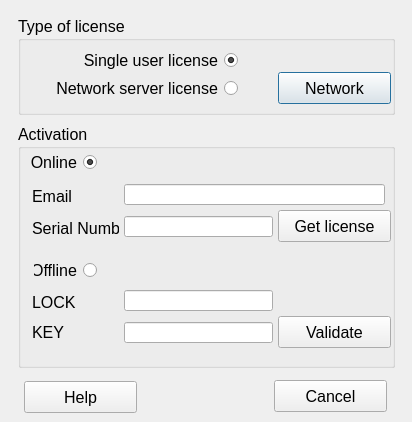
<?xml version="1.0" encoding="UTF-8"?>
<ui version="4.0">
 <class>V7License_Dialog</class>
 <widget class="QDialog" name="V7License_Dialog">
  <property name="geometry">
   <rect>
    <x>0</x>
    <y>0</y>
    <width>412</width>
    <height>422</height>
   </rect>
  </property>
  <property name="font">
   <font>
    <family>Arial</family>
    <pointsize>12</pointsize>
   </font>
  </property>
  <property name="windowTitle">
   <string>Dialog</string>
  </property>
  <widget class="QGroupBox" name="groupbox1">
   <property name="geometry">
    <rect>
     <x>18</x>
     <y>16</y>
     <width>377</width>
     <height>99</height>
    </rect>
   </property>
   <property name="title">
    <string>Type of license</string>
   </property>
   <widget class="QRadioButton" name="_104">
    <property name="geometry">
     <rect>
      <x>39</x>
      <y>34</y>
      <width>181</width>
      <height>20</height>
     </rect>
    </property>
    <property name="layoutDirection">
     <enum>Qt::RightToLeft</enum>
    </property>
    <property name="text">
     <string>Single user license</string>
    </property>
    <property name="checked">
     <bool>true</bool>
    </property>
   </widget>
   <widget class="QRadioButton" name="_105">
    <property name="geometry">
     <rect>
      <x>39</x>
      <y>62</y>
      <width>181</width>
      <height>20</height>
     </rect>
    </property>
    <property name="layoutDirection">
     <enum>Qt::RightToLeft</enum>
    </property>
    <property name="text">
     <string>Network server license</string>
    </property>
   </widget>
   <widget class="QPushButton" name="_106">
    <property name="geometry">
     <rect>
      <x>260</x>
      <y>56</y>
      <width>113</width>
      <height>32</height>
     </rect>
    </property>
    <property name="text">
     <string>Network</string>
    </property>
   </widget>
  </widget>
  <widget class="QGroupBox" name="groupBox_2">
   <property name="geometry">
    <rect>
     <x>18</x>
     <y>124</y>
     <width>377</width>
     <height>244</height>
    </rect>
   </property>
   <property name="title">
    <string>Activation</string>
   </property>
   <widget class="QRadioButton" name="_111">
    <property name="geometry">
     <rect>
      <x>12</x>
      <y>28</y>
      <width>67</width>
      <height>20</height>
     </rect>
    </property>
    <property name="layoutDirection">
     <enum>Qt::RightToLeft</enum>
    </property>
    <property name="text">
     <string>Online</string>
    </property>
    <property name="checked">
     <bool>true</bool>
    </property>
   </widget>
   <widget class="QRadioButton" name="_112">
    <property name="geometry">
     <rect>
      <x>16</x>
      <y>136</y>
      <width>63</width>
      <height>20</height>
     </rect>
    </property>
    <property name="layoutDirection">
     <enum>Qt::RightToLeft</enum>
    </property>
    <property name="text">
     <string>Offline</string>
    </property>
   </widget>
   <widget class="QLineEdit" name="_114">
    <property name="geometry">
     <rect>
      <x>106</x>
      <y>60</y>
      <width>261</width>
      <height>21</height>
     </rect>
    </property>
   </widget>
   <widget class="QLineEdit" name="_115">
    <property name="geometry">
     <rect>
      <x>106</x>
      <y>92</y>
      <width>149</width>
      <height>21</height>
     </rect>
    </property>
   </widget>
   <widget class="QPushButton" name="_113">
    <property name="geometry">
     <rect>
      <x>260</x>
      <y>86</y>
      <width>113</width>
      <height>32</height>
     </rect>
    </property>
    <property name="text">
     <string>Get license</string>
    </property>
   </widget>
   <widget class="QLabel" name="label">
    <property name="geometry">
     <rect>
      <x>14</x>
      <y>64</y>
      <width>59</width>
      <height>16</height>
     </rect>
    </property>
    <property name="text">
     <string>Email</string>
    </property>
   </widget>
   <widget class="QLabel" name="label_2">
    <property name="geometry">
     <rect>
      <x>14</x>
      <y>96</y>
      <width>87</width>
      <height>16</height>
     </rect>
    </property>
    <property name="text">
     <string>Serial Number</string>
    </property>
   </widget>
   <widget class="QLabel" name="label_3">
    <property name="geometry">
     <rect>
      <x>14</x>
      <y>170</y>
      <width>59</width>
      <height>16</height>
     </rect>
    </property>
    <property name="text">
     <string>LOCK</string>
    </property>
   </widget>
   <widget class="QLabel" name="label_4">
    <property name="geometry">
     <rect>
      <x>14</x>
      <y>200</y>
      <width>59</width>
      <height>16</height>
     </rect>
    </property>
    <property name="text">
     <string>KEY</string>
    </property>
   </widget>
   <widget class="QLineEdit" name="_107">
    <property name="geometry">
     <rect>
      <x>106</x>
      <y>166</y>
      <width>149</width>
      <height>21</height>
     </rect>
    </property>
   </widget>
   <widget class="QLineEdit" name="_110">
    <property name="geometry">
     <rect>
      <x>106</x>
      <y>198</y>
      <width>149</width>
      <height>21</height>
     </rect>
    </property>
   </widget>
   <widget class="QPushButton" name="_1">
    <property name="geometry">
     <rect>
      <x>260</x>
      <y>192</y>
      <width>113</width>
      <height>32</height>
     </rect>
    </property>
    <property name="text">
     <string>Validate</string>
    </property>
   </widget>
  </widget>
  <widget class="QPushButton" name="_2">
   <property name="geometry">
    <rect>
     <x>274</x>
     <y>380</y>
     <width>113</width>
     <height>32</height>
    </rect>
   </property>
   <property name="text">
    <string>Cancel</string>
   </property>
  </widget>
  <widget class="QPushButton" name="_120">
   <property name="geometry">
    <rect>
     <x>24</x>
     <y>381</y>
     <width>113</width>
     <height>32</height>
    </rect>
   </property>
   <property name="text">
    <string>Help</string>
   </property>
  </widget>
 </widget>
 <tabstops>
  <tabstop>_104</tabstop>
  <tabstop>_105</tabstop>
  <tabstop>_106</tabstop>
  <tabstop>_111</tabstop>
  <tabstop>_114</tabstop>
  <tabstop>_115</tabstop>
  <tabstop>_113</tabstop>
  <tabstop>_112</tabstop>
  <tabstop>_107</tabstop>
  <tabstop>_110</tabstop>
  <tabstop>_1</tabstop>
  <tabstop>_2</tabstop>
  <tabstop>_120</tabstop>
 </tabstops>
 <resources/>
 <connections/>
</ui>
